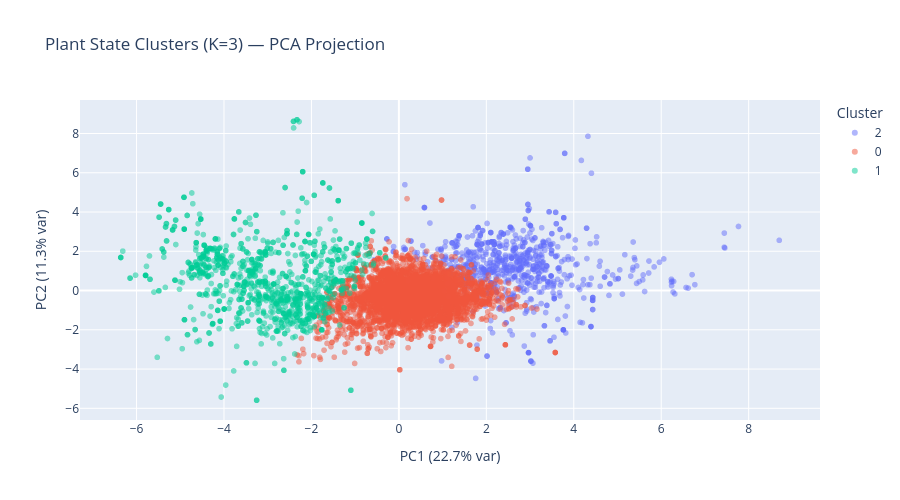

Notebook code for this chart:
### Code cell
# Apply KMeans with K=5 (reasonable for interpretability)
K = 3
km = KMeans(n_clusters=K, random_state=42, n_init=10)
cluster_data['plant_state_cluster'] = km.fit_predict(X_scaled)

# PCA for visualization
pca = PCA(n_components=2, random_state=42)
X_pca = pca.fit_transform(X_scaled)
cluster_data['pca1'] = X_pca[:, 0]
cluster_data['pca2'] = X_pca[:, 1]

fig = px.scatter(
    cluster_data, x='pca1', y='pca2', 
    color=cluster_data['plant_state_cluster'].astype(str),
    opacity=0.5,
    title=f'Plant State Clusters (K={K}) — PCA Projection',
    labels={'pca1': f'PC1 ({pca.explained_variance_ratio_[0]:.1%} var)',
            'pca2': f'PC2 ({pca.explained_variance_ratio_[1]:.1%} var)',
            'color': 'Cluster'}
)
fig.update_layout(height=500)
fig.show()

print(f"PCA explained variance: PC1={pca.explained_variance_ratio_[0]:.1%}, PC2={pca.explained_variance_ratio_[1]:.1%}")
print(f"\nCluster sizes:")
print(cluster_data['plant_state_cluster'].value_counts().sort_index().to_string())

### Figure 1 — Plotly figure (JSON) as saved in the notebook; plotly's stock layout.template omitted (floating-point values rounded to 4 significant figures; data arrays with more than 128 entries replaced by an {"elided": "..."} marker saying what was removed)
{"data": [{"hovertemplate": "Cluster=2<br>PC1 (22.7% var)=%{x}<br>PC2 (11.3% var)=%{y}<extra></extra>", "legendgroup": "2", "marker": {"color": "#636efa", "opacity": 0.5, "symbol": "circle"}, "mode": "markers", "name": "2", "showlegend": true, "type": "scattergl", "x": {"elided": "763 float values"}, "xaxis": "x", "y": {"elided": "763 float values"}, "yaxis": "y"}, {"hovertemplate": "Cluster=0<br>PC1 (22.7% var)=%{x}<br>PC2 (11.3% var)=%{y}<extra></extra>", "legendgroup": "0", "marker": {"color": "#EF553B", "opacity": 0.5, "symbol": "circle"}, "mode": "markers", "name": "0", "showlegend": true, "type": "scattergl", "x": {"elided": "4337 float values"}, "xaxis": "x", "y": {"elided": "4337 float values"}, "yaxis": "y"}, {"hovertemplate": "Cluster=1<br>PC1 (22.7% var)=%{x}<br>PC2 (11.3% var)=%{y}<extra></extra>", "legendgroup": "1", "marker": {"color": "#00cc96", "opacity": 0.5, "symbol": "circle"}, "mode": "markers", "name": "1", "showlegend": true, "type": "scattergl", "x": {"elided": "1097 float values"}, "xaxis": "x", "y": {"elided": "1097 float values"}, "yaxis": "y"}], "layout": {"height": 500, "legend": {"title": {"text": "Cluster"}, "tracegroupgap": 0}, "title": {"text": "Plant State Clusters (K=3) — PCA Projection"}, "xaxis": {"anchor": "y", "domain": [0, 1], "title": {"text": "PC1 (22.7% var)"}}, "yaxis": {"anchor": "x", "domain": [0, 1], "title": {"text": "PC2 (11.3% var)"}}}}
